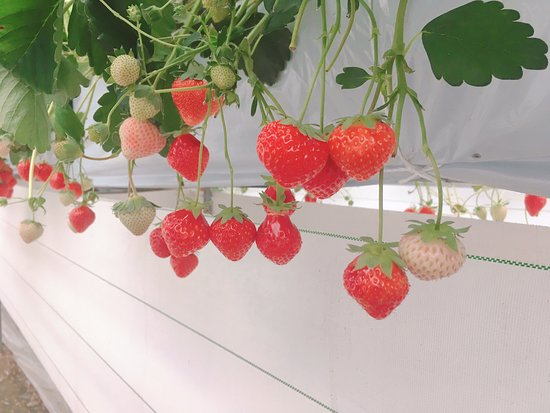
#> input picture dados/morangos/morango_teste.png, 550 x 413 px, found by its file name
$ jupyter execute plota_morangos_confianca.ipynb
#> lines starting #> are read from the running program, lines starting #| are printed output that depends on the picture
[cell 1]
import cv2
import matplotlib.pyplot as plt

# Carregue a imagem
image_path = 'morango_teste.png'
image = cv2.imread(image_path)
#> image is the input picture: shape (413, 550, 3); mean B, G, R 150.1, 162.6, 177.4

# Converter BGR em RGB
image = cv2.cvtColor(image, cv2.COLOR_BGR2RGB)

# Dadas caixas delimitadoras para morangos maduros (como xmin, ymin, xmax, ymax)
bboxes = [[0.47274077,0.58707494,0.2854583,0.4557554],[0.38386354,0.46189192,0.50421846,0.6341344],[0.2949206,0.38118654,0.50342536,0.627008],[0.624461,0.73610157,0.60127795,0.7708696],[0.12869212,0.17150074,0.49227244,0.56483084],[0.6031045,0.7159714,0.28323108,0.43136933],[0.46856856,0.545293,0.5065991,0.64129704],[0.30468142,0.37814146,0.3283289,0.43520877],[0.9547271,0.9923496,0.46592316,0.51875466],[0.27579346,0.30686563,0.54058605,0.6192457],[0.32066557,0.3903836,0.19143853,0.29733202],[7.48069E-4,0.025696214,0.36952698,0.4785216],[0.12622298,0.14776722,0.43715495,0.48533863],[0.52638286,0.6597346,0.2883039,0.44680235],[0.4790356,0.5451013,0.45290494,0.5188672],[0.0,0.0,0.0,0.0],[0.0,0.0,0.0,0.0],[0.0,0.0,0.0,0.0],[0.0,0.0,0.0,0.0],[0.0,0.0,0.0,0.0],[0.0,0.0,0.0,0.0],[0.0,0.0,0.0,0.0],[0.0,0.0,0.0,0.0],[0.0,0.0,0.0,0.0],[0.0,0.0,0.0,0.0],[0.0,0.0,0.0,0.0],[0.0,0.0,0.0,0.0],[0.0,0.0,0.0,0.0],[0.0,0.0,0.0,0.0],[0.0,0.0,0.0,0.0],[0.0,0.0,0.0,0.0],[0.0,0.0,0.0,0.0],[0.0,0.0,0.0,0.0],[0.0,0.0,0.0,0.0],[0.0,0.0,0.0,0.0],[0.0,0.0,0.0,0.0],[0.0,0.0,0.0,0.0],[0.0,0.0,0.0,0.0],[0.0,0.0,0.0,0.0],[0.0,0.0,0.0,0.0]]


# Confianças
confidences = [0.9999981,0.999998,0.99999774,0.99999297,0.99995637,0.9998254,0.9902261,0.9862468,0.9583585,0.94673085,0.93730795,0.8034101,0.45379248,0.4157195,0.2566627,0.1969814,0.18792166,0.1634719,0.13981718,0.08794997,0.086782254,0.074115485,0.06888329,0.068101704,0.058263738,0.0,0.0,0.0,0.0,0.0,0.0,0.0,0.0,0.0,0.0,0.0,0.0,0.0,0.0,0.0]

# Certifique-se de que o número de caixas corresponda ao número de confidências
assert len(bboxes) == len(confidences)

# Filtrar caixas delimitadoras com base em um limite de confiança
confidence_threshold = 0.999998  # Defina um limite de confiança
filtered_boxes = [box for box, conf in zip(bboxes, confidences) if conf > confidence_threshold]

# Função para desenhar caixas delimitadoras na imagem
def draw_boxes(image, boxes):
    h, w, _ = image.shape  # Obtenha as dimensões da imagem
#> h = 413; w = 550
    for box in boxes:
        # Converter de coordenadas relativas em absolutas
        xmin, ymin, xmax, ymax = box
        pt1 = (int(xmin * w), int(ymin * h))
        pt2 = (int(xmax * w), int(ymax * h))

        # Desenhe o retângulo
        image = cv2.rectangle(image, pt1, pt2, (0, 255, 0), 2)
#> this loop made 1 pass
#> pass 1, in draw_boxes, `image = cv2.rectangle(image, pt1, pt2, (0, 255, 0), 2)`:
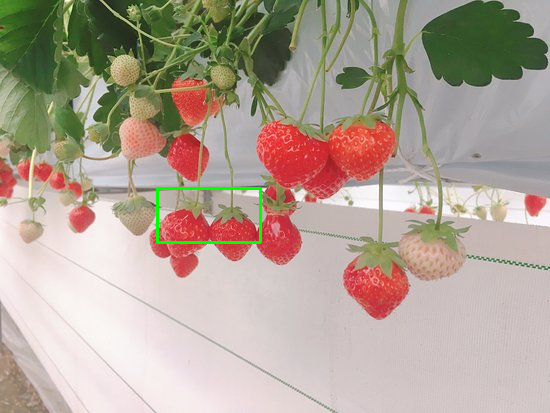
#> image: shape (413, 550, 3); mean R, G, B 176.6, 163.1, 149.6
    return image

# Desenhe as caixas delimitadoras na imagem
boxed_image = draw_boxes(image, filtered_boxes)

# Exibir a imagem com caixas delimitadoras
plt.figure(figsize=(10,10))
plt.imshow(boxed_image)
plt.axis('off') # Ocultar o eixo
plt.show()


$ run again, with dados/morangos/0.png copied over dados/morangos/morango_teste.png
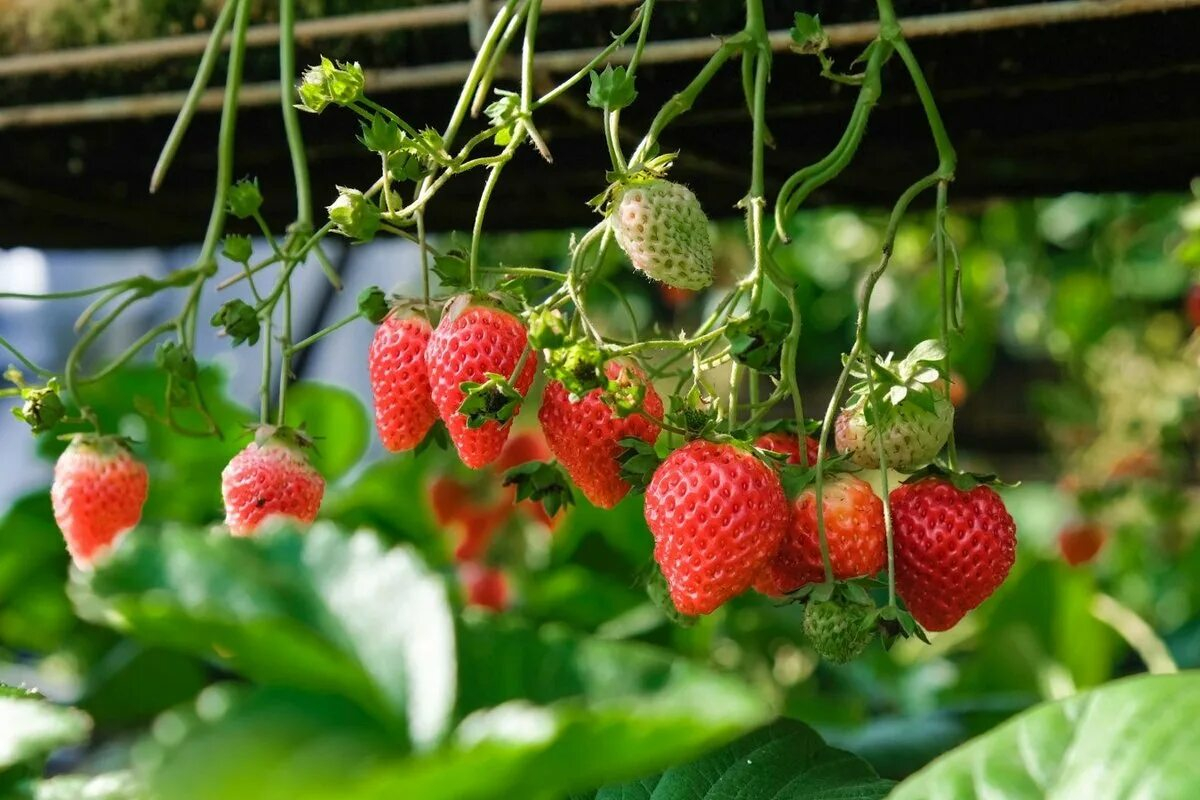
#> input picture dados/morangos/0.png, 1200 x 800 px, found by its file name
#> image is the input picture: shape (800, 1200, 3); mean B, G, R 47.1, 99.8, 87.7
#> the loop in draw_boxes, `for box in boxes:` made 1 pass
#> pass 1, in draw_boxes, `image = cv2.rectangle(image, pt1, pt2, (0, 255, 0), 2)`:
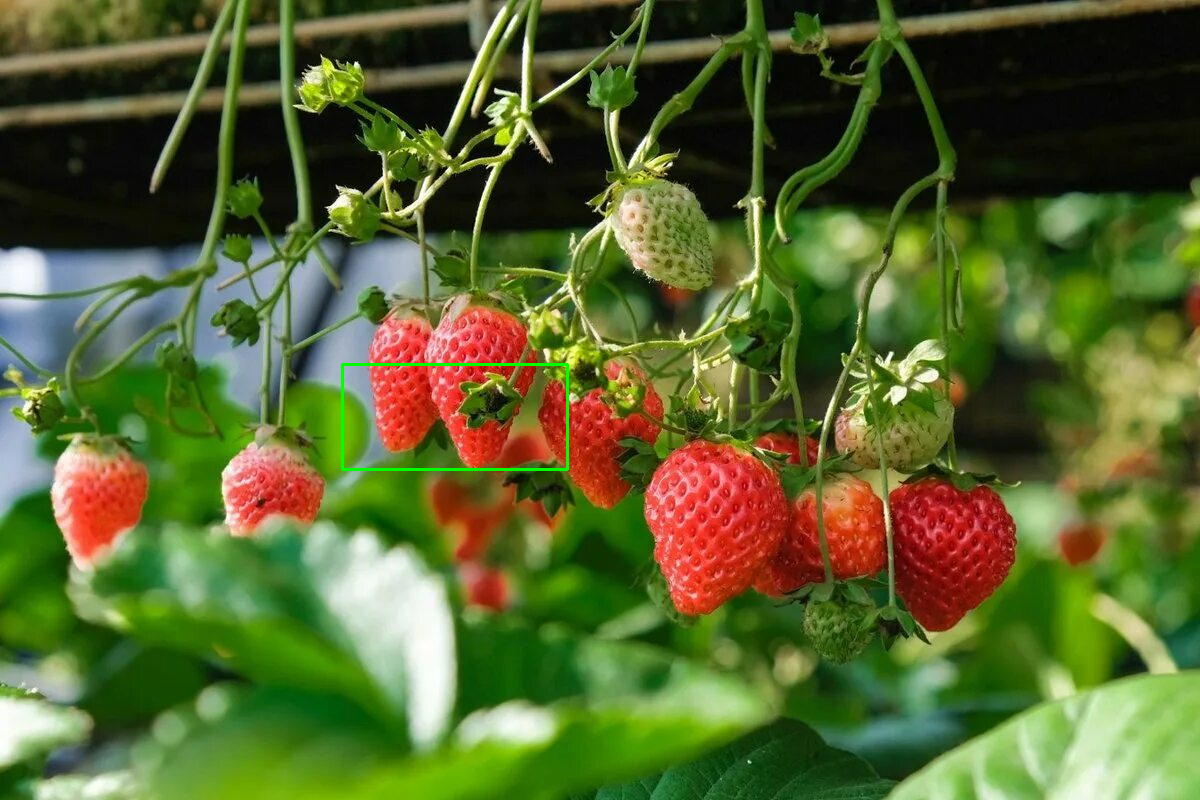
#> image: shape (800, 1200, 3); mean R, G, B 87.4, 100.1, 47

$ run again, with dados/morangos/1.png copied over dados/morangos/morango_teste.png
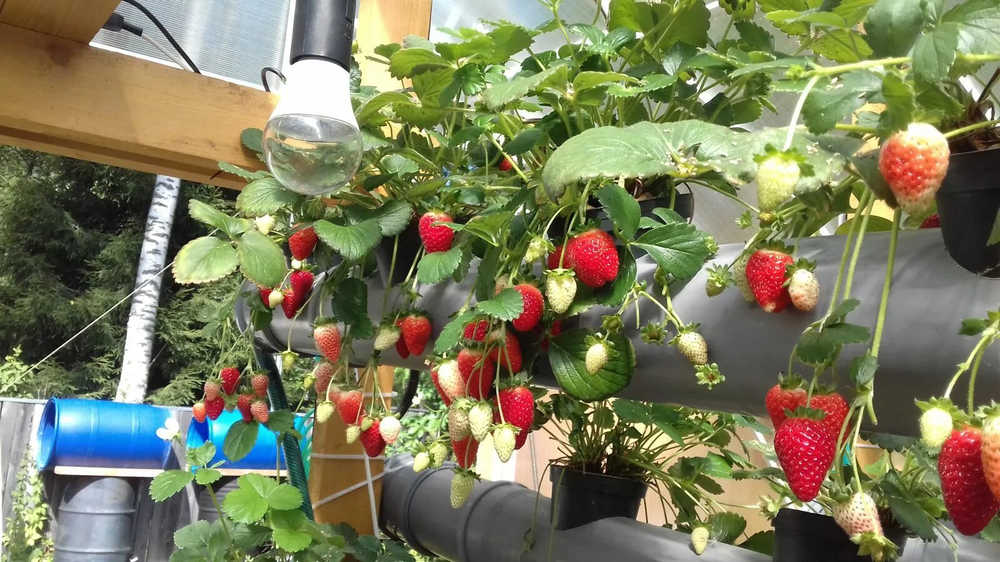
#> input picture dados/morangos/1.png, 1000 x 562 px, shrunk from 1600 x 900 before the run, found by its file name
#> image is the input picture: shape (562, 1000, 3); mean B, G, R 92, 124.6, 124.2
#> the loop in draw_boxes, `for box in boxes:` made 1 pass
#> pass 1, in draw_boxes, `image = cv2.rectangle(image, pt1, pt2, (0, 255, 0), 2)`:
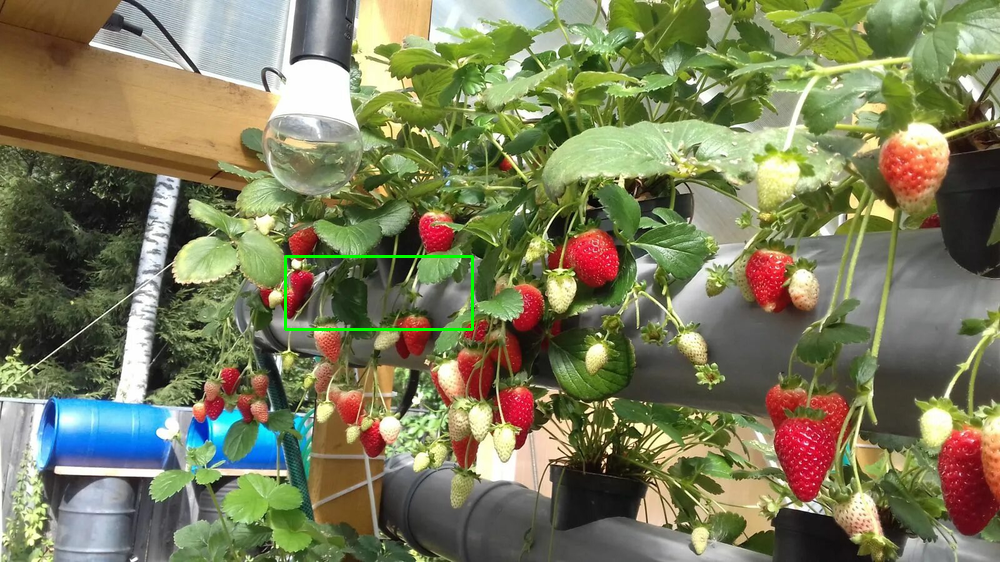
#> image: shape (562, 1000, 3); mean R, G, B 123.9, 125, 91.7

$ run again, with dados/morangos/10.png copied over dados/morangos/morango_teste.png
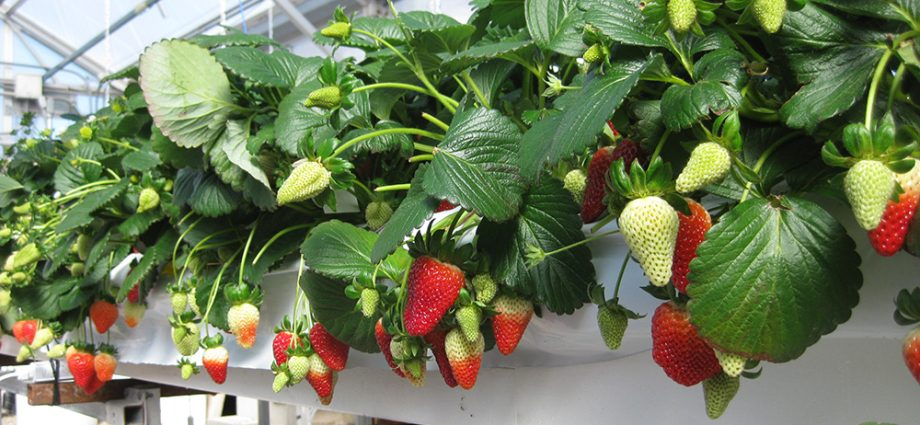
#> input picture dados/morangos/10.png, 920 x 425 px, found by its file name
#> image is the input picture: shape (425, 920, 3); mean B, G, R 87.5, 121.7, 110
#> the loop in draw_boxes, `for box in boxes:` made 1 pass
#> pass 1, in draw_boxes, `image = cv2.rectangle(image, pt1, pt2, (0, 255, 0), 2)`:
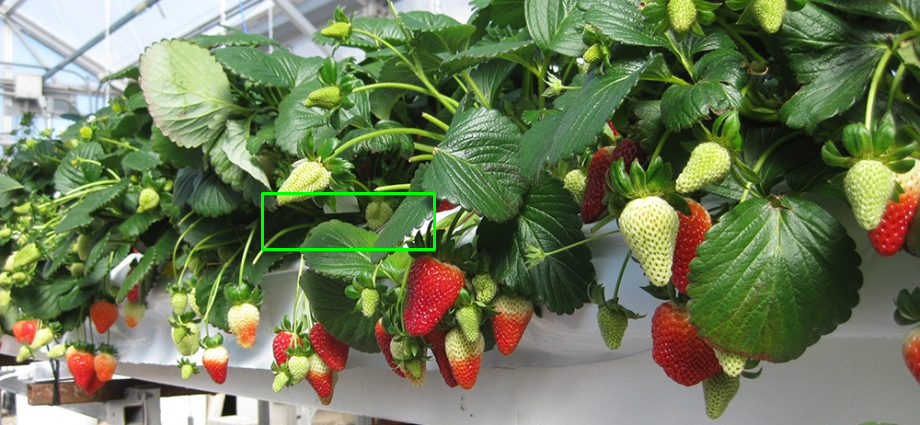
#> image: shape (425, 920, 3); mean R, G, B 109.7, 122.3, 87.3
